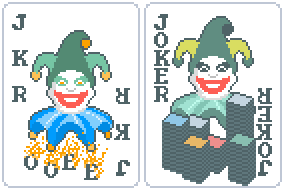
#> input picture assets/2x/jokers.png, 284 x 190 px
$ python resize.py jokers.png
#> lines starting #> are read from the running program, lines starting #| are printed output that depends on the picture
import sys
from PIL import Image
import os

def downscale_pixel_art(input_image, output_directory, input_image_path):
    # Halve the size
    new_size = (int(input_image.width * 0.5), int(input_image.height * 0.5))
    resized_image = input_image.resize(new_size, Image.NEAREST)  # NEAREST resampling preserves pixelation

    # Save the resized image
    filename = os.path.basename(input_image_path)
    output_image_path = os.path.join(output_directory, filename)
    resized_image.save(output_image_path)

if __name__ == "__main__":
    if len(sys.argv) < 2:
        print("Usage: py resize.py <input_image>")
        sys.exit(1)

    input_image_path = sys.argv[1]
    input_image = Image.open(input_image_path)
#> input_image is the input picture: PIL image 284x190 RGBA; mean R, G, B, A 187.9, 197.1, 195.2, 241.8

    output_directory = "../1x/"
    downscale_pixel_art(input_image, output_directory, input_image_path)
#> in downscale_pixel_art, `resized_image = input_image.resize(new_size, Image.NEAREST)`:
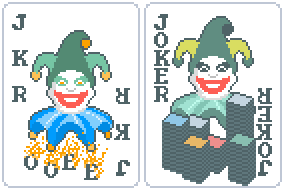
#> resized_image: PIL image 142x95 RGBA (shown 2 times larger); mean R, G, B, A 187.9, 197.1, 195.2, 241.8; transparent parts drawn white
